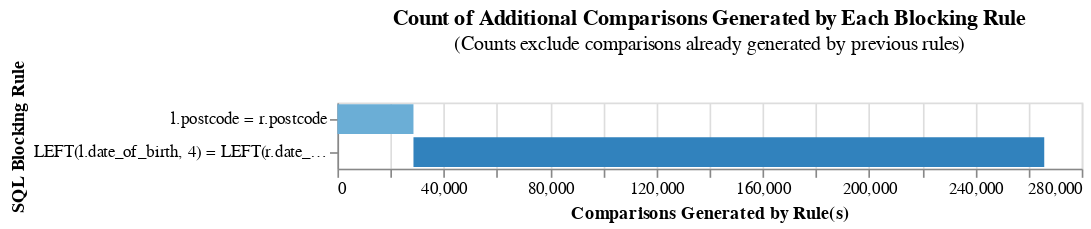

Notebook code for this chart:
### Markdown cell above
Le package propose également une méthode pour visualiser le nombre de paires apportées par chaque nouvelle règle de blocage, dans le cas où plusieurs sont utilisées.

### Code cell
linker.cumulative_num_comparisons_from_blocking_rules_chart(blocking_rules_postcode_or_yearofbirth)

### Figure 1 — Vega-Lite specification as saved in the notebook (floating-point values rounded to 4 significant figures)
{"config": {"view": {"continuousWidth": 300, "continuousHeight": 300}}, "data": {"name": "data-e5760f276e44d0ca442da0fe5d981fdd"}, "mark": "bar", "encoding": {"color": {"field": "rule", "legend": null, "scale": {"scheme": "category20c"}}, "order": {"field": "cumulative_rows"}, "tooltip": [{"field": "rule", "title": "SQL Condition", "type": "nominal"}, {"field": "row_count", "format": ",", "title": "Comparisons Generated", "type": "quantitative"}, {"field": "cumulative_rows", "format": ",", "title": "Cumulative Comparisons", "type": "quantitative"}, {"field": "cartesian", "format": ",", "title": "Cartesian Product of Input Data", "type": "quantitative"}, {"field": "reduction_ratio", "title": "Reduction Ratio (cumulative rows/cartesian product)", "type": "nominal"}], "x": {"field": "start", "title": "Comparisons Generated by Rule(s)", "type": "quantitative"}, "x2": {"field": "cumulative_rows"}, "y": {"field": "rule", "sort": ["-x2"], "title": "SQL Blocking Rule"}}, "height": {"step": 20}, "title": {"text": "Count of Additional Comparisons Generated by Each Blocking Rule", "subtitle": "(Counts exclude comparisons already generated by previous rules)"}, "width": 450, "$schema": "https://vega.github.io/schema/vega-lite/v5.9.3.json", "datasets": {"data-e5760f276e44d0ca442da0fe5d981fdd": [{"row_count": 28609, "rule": "l.postcode = r.postcode", "cumulative_rows": 28609, "cartesian": 25000000, "reduction_ratio": "The rolling reduction ratio with your given blocking rule(s) is 0.998856. This represents the reduction in the total number of comparisons due to your rule(s).", "start": 0}, {"row_count": 237296, "rule": "LEFT(l.date_of_birth, 4) = LEFT(r.date_of_birth, 4)", "cumulative_rows": 265905, "cartesian": 25000000, "reduction_ratio": "The rolling reduction ratio with your given blocking rule(s) is 0.989364. This represents the reduction in the total number of comparisons due to your rule(s).", "start": 28609}]}}
